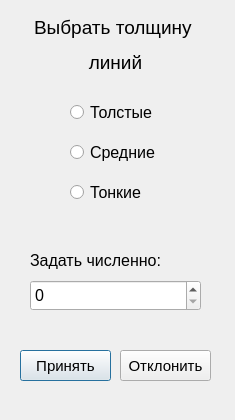
<?xml version="1.0" encoding="UTF-8"?>
<ui version="4.0">
 <class>ThicknessForm</class>
 <widget class="QDialog" name="ThicknessForm">
  <property name="geometry">
   <rect>
    <x>0</x>
    <y>0</y>
    <width>235</width>
    <height>420</height>
   </rect>
  </property>
  <property name="minimumSize">
   <size>
    <width>235</width>
    <height>420</height>
   </size>
  </property>
  <property name="maximumSize">
   <size>
    <width>235</width>
    <height>420</height>
   </size>
  </property>
  <property name="windowTitle">
   <string>PicMan</string>
  </property>
  <property name="windowIcon">
   <iconset resource="../Resources/Logo.qrc">
    <normaloff>:/newLogo/Logo/Logo-1.png</normaloff>:/newLogo/Logo/Logo-1.png</iconset>
  </property>
  <widget class="QRadioButton" name="BigradioButton">
   <property name="geometry">
    <rect>
     <x>70</x>
     <y>100</y>
     <width>101</width>
     <height>24</height>
    </rect>
   </property>
   <property name="styleSheet">
    <string notr="true">font-size: 12pt;</string>
   </property>
   <property name="text">
    <string>Толстые</string>
   </property>
  </widget>
  <widget class="QRadioButton" name="MidradioButton_2">
   <property name="geometry">
    <rect>
     <x>70</x>
     <y>140</y>
     <width>101</width>
     <height>24</height>
    </rect>
   </property>
   <property name="styleSheet">
    <string notr="true">font-size: 12pt;</string>
   </property>
   <property name="text">
    <string>Средние</string>
   </property>
  </widget>
  <widget class="QRadioButton" name="SmallradioButton_3">
   <property name="geometry">
    <rect>
     <x>70</x>
     <y>180</y>
     <width>101</width>
     <height>24</height>
    </rect>
   </property>
   <property name="styleSheet">
    <string notr="true">font-size: 12pt;</string>
   </property>
   <property name="text">
    <string>Тонкие</string>
   </property>
  </widget>
  <widget class="QSpinBox" name="ThiccBox">
   <property name="geometry">
    <rect>
     <x>30</x>
     <y>280</y>
     <width>171</width>
     <height>31</height>
    </rect>
   </property>
   <property name="styleSheet">
    <string notr="true">font-size: 12pt;</string>
   </property>
  </widget>
  <widget class="QLabel" name="NumLabel">
   <property name="geometry">
    <rect>
     <x>30</x>
     <y>230</y>
     <width>161</width>
     <height>61</height>
    </rect>
   </property>
   <property name="text">
    <string>&lt;html&gt;&lt;head/&gt;&lt;body&gt;&lt;p&gt;&lt;span style=&quot; font-size:12pt;&quot;&gt;Задать численно:&lt;/span&gt;&lt;/p&gt;&lt;/body&gt;&lt;/html&gt;</string>
   </property>
  </widget>
  <widget class="QLabel" name="ThicknessLabel">
   <property name="geometry">
    <rect>
     <x>10</x>
     <y>10</y>
     <width>211</width>
     <height>71</height>
    </rect>
   </property>
   <property name="styleSheet">
    <string notr="true">font-size: 12pt</string>
   </property>
   <property name="text">
    <string>&lt;html&gt;&lt;head/&gt;&lt;body&gt;&lt;p align=&quot;center&quot;&gt;&lt;span style=&quot; font-size:14pt;&quot;&gt;Выбрать толщину &lt;/span&gt;&lt;/p&gt;&lt;p align=&quot;center&quot;&gt;&lt;span style=&quot; font-size:14pt;&quot;&gt;линий&lt;/span&gt;&lt;/p&gt;&lt;/body&gt;&lt;/html&gt;</string>
   </property>
  </widget>
  <widget class="QPushButton" name="AcceptButton">
   <property name="geometry">
    <rect>
     <x>20</x>
     <y>350</y>
     <width>91</width>
     <height>31</height>
    </rect>
   </property>
   <property name="font">
    <font>
     <pointsize>11</pointsize>
    </font>
   </property>
   <property name="text">
    <string>Принять</string>
   </property>
  </widget>
  <widget class="QPushButton" name="CancleButton">
   <property name="geometry">
    <rect>
     <x>120</x>
     <y>350</y>
     <width>91</width>
     <height>31</height>
    </rect>
   </property>
   <property name="font">
    <font>
     <pointsize>11</pointsize>
    </font>
   </property>
   <property name="text">
    <string>Отклонить</string>
   </property>
  </widget>
 </widget>
 <resources>
  <include location="../Resources/Logo.qrc"/>
 </resources>
 <connections/>
</ui>
